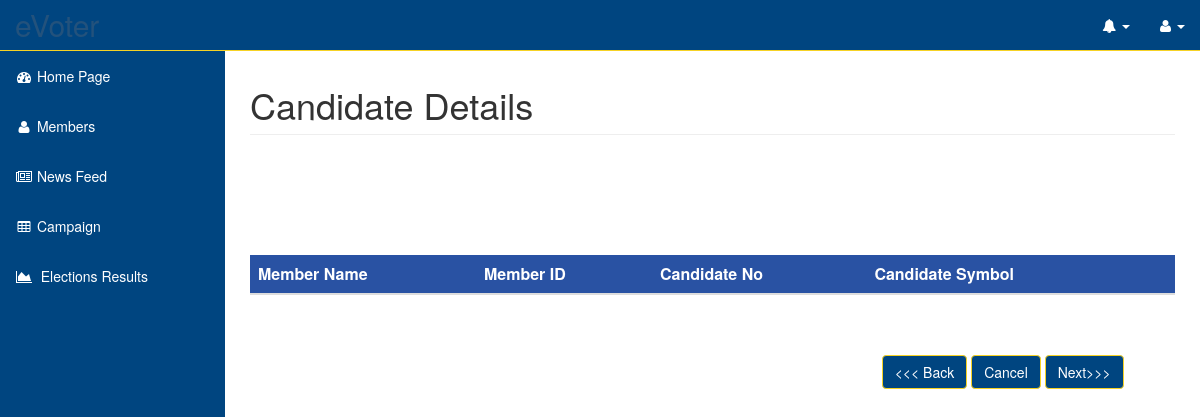
Page /app/view/candidateList.php?electID=32 on the earlier database version.
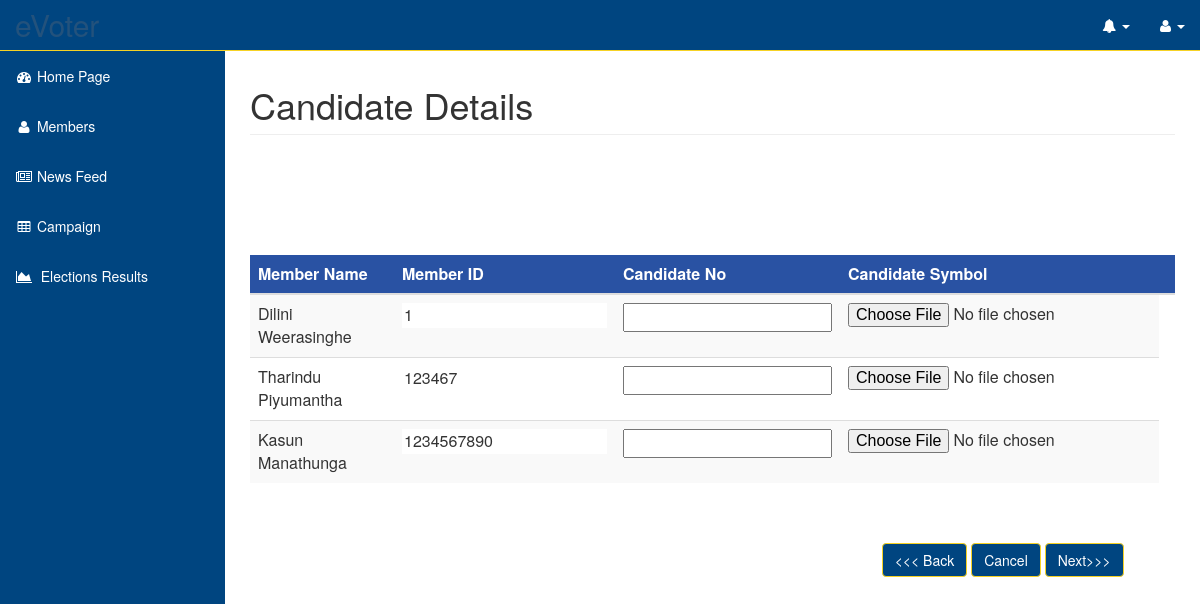
Same page on the later database version.
### tables this page shows
CREATE TABLE IF NOT EXISTS `candidate` (
  `electionID` int(11) NOT NULL,
  `memberID` int(11) NOT NULL,
  `candidateNo` int(11) NOT NULL,
  `symbolImage` varchar(100) NOT NULL,
  `result` int(11) DEFAULT NULL,
  PRIMARY KEY (`memberID`,`electionID`)
);

CREATE TABLE IF NOT EXISTS `clubmember` (
  `memberID` int(11) NOT NULL,
  `name` varchar(50) NOT NULL,
  `NIC` varchar(10) NOT NULL,
  `email` varchar(50) NOT NULL,
  `mobileNumber` varchar(20) NOT NULL,
  `clubPost` varchar(50) NOT NULL,
  `profileImage` varchar(100) NOT NULL,
  `status` varchar(50) NOT NULL,
  `user_group` int(11) NOT NULL DEFAULT '1',
  `dateofjoin` date NOT NULL,
  `username` varchar(50) NOT NULL,
  `password` varchar(100) NOT NULL,
  `securityquestions` int(2) NOT NULL DEFAULT '0',
  PRIMARY KEY (`memberID`)
);

### app/model/sql.php (called while the page is built, shortened)
<?php
class Sql
{
    public function getCandDetails($connect,$electionID){
        $queryToGetCandDetails = mysqli_query($connect,"SELECT name,candidate.memberID FROM candidate,clubmember WHERE clubmember.memberID=candidate.memberID AND candidate.electionID='$electionID'");
        return $queryToGetCandDetails;
    }
}
?>

### app/model/candidate.php (called while the page is built, shortened)
<?php
require_once("Sql.php");
class Candidate{
    public function getCandidatesDetails($connection,$electID){
        return (new Sql)->getCandDetails($connection,$electID);
    }
}

### app/view/candidateList.php (the view, shortened to what this page needs)
<?php
include "../templates/header.php";
require_once('../model/candidate.php');
$electionID="";
if(isset($_GET["electID"])){
    $electionID=$_GET["electID"];
}
$db= new DB_1();
$connection = $db->connectToDatabase();
?>
</head>
<body>
<div id="wrapper">
    <nav class="navbar navbar-inverse navbar-fixed-top color-change" role="navigation" >
        <?php include "../templates/topmenu.php";
        include "../templates/sidemenu.php";
        ?>
    </nav>
    <div id="page-wrapper">
        <div class="container-fluid">
            <div class="row">
                <div class="col-lg-12">
                    <h1 class="page-header"> Candidate Details </h1>
                </div>
            </div>
            <br><br><br><br><br>
            <form class="form-horizontal" role="form" method="post" action="../controller/uploadPartyImage.php?electID=<?php echo $electionID ?>" enctype="multipart/form-data" onsubmit="return validateTable();">
                <table class="table table-striped" id="candTable">
                    <thead>
                    <tr bgcolor="#2952a3">
                        <th style="color:White">Member Name</th>
                        <th style="color:White">Member ID</th>
                        <th style="color:White">Candidate No</th>
                        <th style="color:White">Candidate Symbol</th>
                        <th style="color:White"></th>
                    </tr>
                    </thead>
                    <tbody>
                    <?php
                    $candidateList= (new Candidate)->getCandidatesDetails($connection,$electionID);
                    $id = 1;
                    while($data1 = $candidateList -> fetch_row()) {
                        ?>
                        <tr>
                            <td><?php echo $data1[0] ?></td>
                            <td><input type="text" id='<?php echo $id ."mem"?>' name= "memberID[]"  value="<?php echo $data1[1]?>" readonly style="border:none"/></td>
                            <td><input type="text" id='<?php echo $id."cand"?>' name= 'candNo[]' required/></td>
                            <td><input type="file" id='<?php echo $id."img"?>' name= 'imgPath[]'  required/></td>
                        </tr>
                    <?php
                        $id=$id+1;
                    }
                    ?>
                    </tbody>
                </table>
                <br><br>
                <div class="col-sm-4 col-sm-offset-8 controls">
                    <input type="button" value="<<< Back" class="btn btn-default" id="backToElection" onClick="document.location.href='addNewCandidates.php?electID=<?php echo $_GET["electID"];?>'" />
                    <input type="button" value="Cancel" class="btn btn-default" id="cancelElection" onClick="document.location.href='electionList.php'" />
                    <input class="btn btn-default btn-primary" name="submit" type="submit" id="addPartyImage" value="Next>>>"/>
                </div>
            </form>
        </div>
    </div>
</div>
</body>
</html>

Differences in the rows shown:
added candidate: memberID.name "Dilini Weerasinghe", memberID "1"
added candidate: memberID.name "Tharindu Piyumantha", memberID "123467"
added candidate: memberID.name "Kasun Manathunga", memberID "1234567890"
